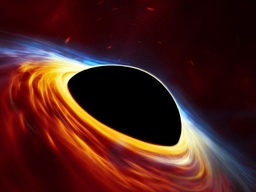
#> input picture TIPE/Images/sujet_3.jpg, 256 x 192 px, shrunk from 770 x 577 before the run, found by its file name
$ python Activation_affine.py
#> lines starting #> are read from the running program, lines starting #| are printed output that depends on the picture
### TIPE/Exucatable/Modification_affine.py
from PIL import Image

# Pour ouvrir l'image de base on a:
img_source = Image.open(r"C:\Users\37rom\PycharmProjects\TIPE\Images\sujet_3.jpg")
#> img_source is the input picture: PIL image 256x192 RGB; mean R, G, B 75.1, 31, 26.6
x_img, y_img = img_source.size
#> x_img = 256; y_img = 192

fond_crypte = Image.new('RGB', (x_img, y_img), (0, 255, 255))
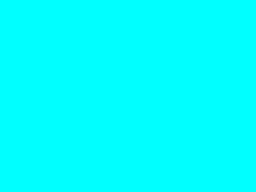
#> fond_crypte: PIL image 256x192 RGB; mean R, G, B 0, 255, 255
fond_decrypte = Image.new('RGB', (x_img, y_img), (255, 255, 0))
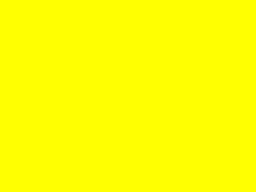
#> fond_decrypte: PIL image 256x192 RGB; mean R, G, B 255, 255, 0

# Pour le pas on prend :
pas = 1

### TIPE/Code_annexes/Quadrillage.py
from Exucatable.Modification_affine import pas, img_source
from Code_annexes.Nombre_premiers import dimensions

# Création tableau de 0 avec une ligne et une collonne de plus que requis :


def zeros(x, y):
    t_4 = []
    t_2 = []
    for i in range(x):
        t_4.append([])
        t_2.append([])
        for j in range(y):
            t_4[i].append((0, 0, 0, 0))
            t_2[i].append((0, 0))
    return t_4, t_2

# Création de notre grille :


def quadrillage(img):
    x_img, y_img = img.size

    taille_x = dimensions(y_img // pas)
    taille_y = dimensions(x_img // pas)

    grille_4, grille_2 = zeros(taille_x + 1, taille_y + 1)

    for x in range(taille_x):
        for y in range(taille_y):
            grille_4[x + 1][y + 1] = (y * pas, x * pas, y * pas + pas, x * pas + pas)
            grille_2[x + 1][y + 1] = (y * pas, x * pas)
    return grille_4, grille_2


grille_4, grille_2 = quadrillage(img_source)
#> grille_4 = 192 items; grille_2 = 192 items

# Valeurs limites :
x_lim, y_lim = grille_2[len(grille_2)-1][len(grille_2[0])-1]
#> x_lim = 250; y_lim = 190

### TIPE/Code_annexes/Nombre_premiers.py
from math import sqrt

# Fonction qui renvoi le plus grand nombre entier inférieur à x


def dimensions(x):
    premier = [2]

    for i in range(3, x+1):
        sqrtI = sqrt(i)
        for j in premier:
            if i % j == 0:
                break
            if j > sqrtI:
                premier.append(i)
                break

    return premier[-1]

### TIPE/Création_clef_et_matrice/Création_matrice.py
from random import randint
from Exucatable.Modification_affine import x_img, y_img

# Créer la matrice X


def mat(x):
    X = []
    for i in range(x):
        X.append([])
        for j in range(x):
            X[i].append(randint(1, min(x_img, y_img)))
    return X

X = mat(10)

### TIPE/Création_clef_et_matrice/Transpositon_clef.py
# Pour pouvoir bouger dans la clef, je mets ma clef sous forme de liste de longueur 24
def transpo_clef(ecrit):
    for i in range(len(ecrit)):
        ecrit[i] = int(ecrit[i])
    return ecrit

### TIPE/Création_clef_et_matrice/Création_clef.py
from random import randint
from Création_clef_et_matrice.Création_matrice import X
from Création_clef_et_matrice.Transpositon_clef import transpo_clef
from datetime import datetime


# Clef sous forme de liste de longueur 24

envoi = str(randint(100000000000000, 9999999999999999))
date = str(datetime.now())

aa1 = date[0:2]
aa2 = date[2:4]
mm = date[5:7]
jj = date[8:10]
hh = date[11:13]
mi = date[14:16]
ss = date[17:19]
cc = date[20:22]

test = list(envoi)
date1 = [int(aa1), int(aa2), int(mm), int(jj), int(hh), int(mi), int(ss), int(cc)]
clef1 = transpo_clef(test)

clef = clef1 + date1
ecrit = envoi + aa1 + aa2 + mm + jj + hh + mi + ss + cc

p = 16

a_clefx = clef[(clef[16]) % p]
a_clefy = clef[(clef[17]) % p]

b_clefx = clef[(clef[18]) % p]
b_clefy = clef[(clef[19]) % p]

c_clefx = clef[(clef[20]) % p]
c_clefy = clef[(clef[21]) % p]

d_clefx = clef[(clef[22]) % p]
d_clefy = clef[(clef[23]) % p]

a = X[a_clefx][a_clefy]
#> a = 182
b = X[b_clefx][b_clefy]
#> b = 127
c = X[c_clefx][c_clefy]
#> c = 140
d = X[d_clefx][d_clefy]
#> d = 86

clef.pop(a_clefx)
clef.pop(a_clefy)

clef.pop(b_clefx)
clef.pop(b_clefy)

clef.pop(c_clefx)
clef.pop(c_clefy)

clef.pop(d_clefx)
clef.pop(d_clefy)

a1 = clef[0]
b1 = clef[1]
c1 = clef[2]
d1 = clef[3]

### TIPE/Code_annexes/Rotate_RGB.py
from PIL import Image

def rotate(lst, x):
    if x >= 0:
        for i in range(x):
            lastNum = lst.pop(-1)
            lst.insert(0, lastNum)
    else:
        for i in range(abs(x)):
            firstNum = lst.pop(0)
            lst.append(firstNum)
    return lst

def rotate_crypte(img, a, b, c, d):
    x_img, y_img = img.size
    a = a%3
    b = b%3
    for i in range(x_img):
        for j in range(y_img):
            (R, V, B) = img.getpixel((i, j))
            if i%3 == 0:
                rot = rotate([R, V, B], a)
            if i%2 == 1:
                rot = rotate([R, V, B], b)
            if j%2 == 0:
                rot = rotate([R, V, B], c)
            if j%5 == 1:
                rot = rotate([R, V, B], d)

            img.putpixel((i, j), (rot[0], rot[1], rot[2]))

def rotate_decrypte(img, a, b, c, d):
    x_img, y_img = img.size
    a = a%3
    b = b%3
    c = c%3
    d = d%3
    a = -a
    b = -b
    c = -c
    d = -d
    for i in range(x_img):
        for j in range(y_img):
            (R, V, B) = img.getpixel((i, j))
            if i%3 == 0:
                rot = rotate([R, V, B], a)
            if i%2 == 1:
                rot = rotate([R, V, B], b)
            if j%2 == 0:
                rot = rotate([R, V, B], c)
            if j%5 == 1:
                rot = rotate([R, V, B], d)

            img.putpixel((i, j), (rot[0], rot[1], rot[2]))

### TIPE/Code_affine/Cryptage.py
from Code_annexes.Nombre_premiers import dimensions
from Exucatable.Modification_affine import pas, img_source, fond_crypte
from Code_annexes.Quadrillage import quadrillage, zeros
from Création_clef_et_matrice.Création_clef import a, b, c, d


def cryptage(img):
    x_img, y_img = img.size

    taille_x = dimensions(y_img // pas) + 1
    taille_y = dimensions(x_img // pas) + 1

    grille_4, grille_2 = quadrillage(img)
    grille_crypte4, grille_crypte2 = zeros(taille_x, taille_y)

    for i in range(1, len(grille_2)):
        for j in range(1, len(grille_2[0])):
            x = (a * i + b) % (len(
                grille_2) - 1)  # car sinon ce n'est plus un nombre premier (dut à la boucle qui ne va que jusqu'a n-1)
            y = (c * j + d) % (len(grille_2[0]) - 1)  # idem

            grille_crypte4[x + 1][y + 1] = grille_4[i][j]
            grille_crypte2[x + 1][y + 1] = grille_2[i][j]

    return grille_crypte4, grille_crypte2


def cryptage_img(img):

    grille_4, grille_2 = quadrillage(img)
    grille_crypte4, grille_crypte2 = cryptage(img_source)

    for i in range(1, len(grille_2)):
        for j in range(1, len(grille_2[0])):
            bloc_img = img.crop(grille_4[i][j])

            fond_crypte.paste(bloc_img, grille_crypte2[i][j])

### TIPE/Code_affine/Decryptage.py
from Code_annexes.Nombre_premiers import dimensions
from Exucatable.Modification_affine import pas, img_source, fond_crypte, fond_decrypte
from Code_affine.Cryptage import cryptage
from Code_annexes.Quadrillage import zeros
from Création_clef_et_matrice.Création_clef import a, b, c, d


def decryptage(img):
    x_img, y_img = img.size

    taille_x = dimensions(y_img // pas) + 1
    taille_y = dimensions(x_img // pas) + 1

    grille_crypte4, grille_crypte2 = cryptage(img)
    grille_decrypte4, grille_decrypte2 = zeros(taille_x, taille_y)

    for i in range(1, len(grille_crypte2)):
        for j in range(1, len(grille_crypte2[0])):
            x = (a * i + b) % (len(
                grille_crypte2) - 1)  # car sinon ce n'est plus un nombre premier (dut à la boucle qui ne va que jusqu'a n-1)
            y = (c * j + d) % (len(grille_crypte2[0]) - 1)  # idem

            grille_decrypte2[i][j] = grille_crypte2[x + 1][y + 1]

    return grille_decrypte4, grille_decrypte2


def decryptage_img(img):

    grille_crypte4, grille_crypte2 = cryptage(img)
    grille_decrypte4, grille_decrypte2 = decryptage(img)

    for i in range(1, len(grille_crypte2)):
        for j in range(1, len(grille_crypte2[0])):
            bloc_img = img.crop(grille_crypte4[i][j])

            fond_decrypte.paste(bloc_img, grille_decrypte2[i][j])

### TIPE/Exucatable/Activation_affine.py
from PIL import Image
import time
from Code_annexes.Quadrillage import x_lim, y_lim
from Code_affine.Cryptage import cryptage_img
from Code_affine.Decryptage import decryptage_img
from Exucatable.Modification_affine import img_source, fond_crypte, fond_decrypte, pas
from Création_clef_et_matrice.Création_clef import ecrit, a1, b1, c1, d1
from Création_clef_et_matrice.Création_matrice import X
from Code_annexes.Rotate_RGB import rotate_crypte, rotate_decrypte


# Trafic d'images :
img_source.show()

rotate_crypte(img_source, a1, b1, c1, d1)
#> after the loop in rotate_crypte, `for i in range(x_img):`:
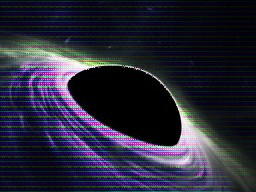
#> img: PIL image 256x192 RGB; mean R, G, B 38.7, 39, 55

d_crypte = time.time()
cryptage_img(img_source)
#> in cryptage_img, `grille_4, grille_2 = quadrillage(img)`: grille_4 = 192 items
#> after the loop in cryptage_img, `for i in range(1, len(grille_2)):`:
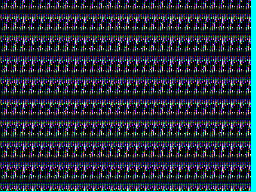
#> fond_crypte: PIL image 256x192 RGB; mean R, G, B 38.4, 44.6, 60.9
a_crypte = time.time()

test_crypte = fond_crypte.crop((0, 0, x_lim + pas, y_lim + pas))
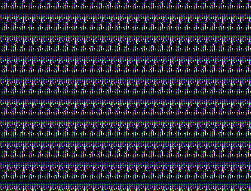
#> test_crypte: PIL image 251x191 RGB; mean R, G, B 39.4, 39.3, 56
test_crypte.save(r"C:\Users\37rom\PycharmProjects\TIPE\Images\image_crypte.jpg")
image_crypte = Image.open(r"C:\Users\37rom\PycharmProjects\TIPE\Images\image_crypte.jpg")
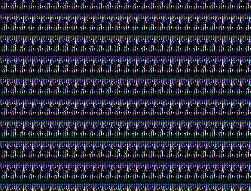
#> image_crypte: PIL image 251x191 RGB; mean R, G, B 41.1, 40.8, 56.9

image_crypte.show()

d_decrypte = time.time()
decryptage_img(fond_crypte)
a_decrypte = time.time()

rotate_decrypte(fond_decrypte, a1, b1, c1, d1)

test_decrypte = fond_decrypte.crop((0, 0, x_lim + pas, y_lim + pas))
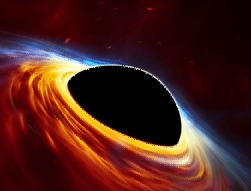
#> test_decrypte: PIL image 251x191 RGB; mean R, G, B 76, 31.6, 27
test_decrypte.save(r"C:\Users\37rom\PycharmProjects\TIPE\Images\image_decrypte.jpg")
image_decrypte = Image.open(r"C:\Users\37rom\PycharmProjects\TIPE\Images\image_decrypte.jpg")

image_decrypte.show()

# Timer :
print("Clef :")
print(ecrit)

print("")

print("Matrice X :")
print(X)
#> (printed output is left out)

print("")

print("Dimensions de l'image")
print(x_lim, y_lim)
#| 250 190

print("")

print("Cryptage :")
print(a_crypte - d_crypte)
print(" secondes")

print("")

print("Decryptage :")
print(a_decrypte - d_decrypte)
print(" secondes")
